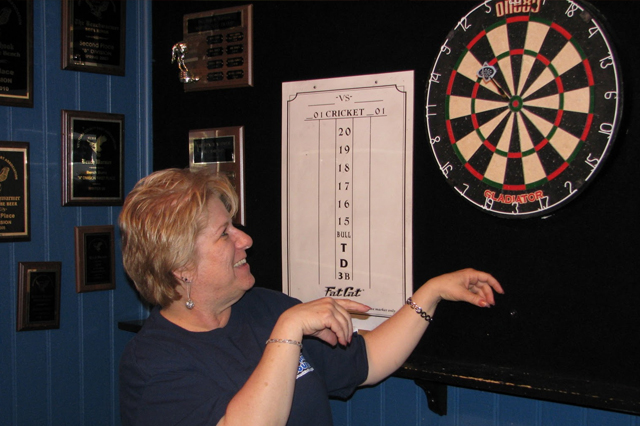
#> input picture images/dart0.jpg, 640 x 426 px; its folder holds only this picture in this run
$ python 'Q3_better small circ.py'   (older library calls are emulated)
#> lines starting #> are read from the running program, lines starting #| are printed output that depends on the picture; after the words box and inside, x2 and y2 are one past the last pixel; in counts of white or black regions, pixels touching at a corner belong together
import matplotlib.pyplot as plt
import numpy as np
import cv2
import math
import time

for i in range (0,16):

    # location = "../images/dart.bmp"
    location = str("../images/dart") + str(i) + str(".jpg")
    imgcol = cv2.imread(location)
#> imgcol is the input picture: shape (426, 640, 3); mean B, G, R 55.7, 56.9, 65.9
    img = np.array(cv2.cvtColor(imgcol, cv2.COLOR_BGR2GRAY))
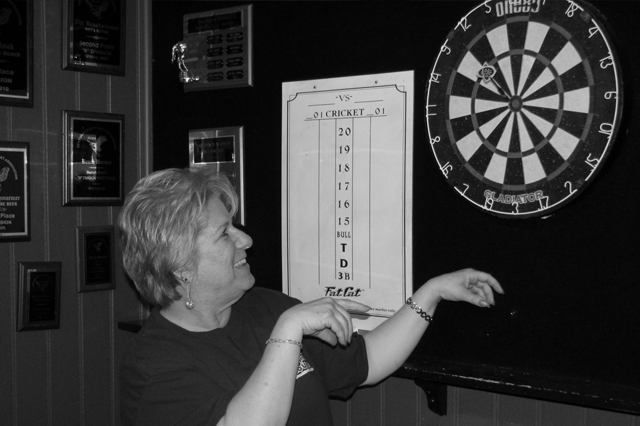
#> img: shape (426, 640); min 0, max 251, mean 59.4

    #implement own sobel operator***********************************
    sobelx = cv2.Sobel(img,cv2.CV_64F,1,0,ksize=3)
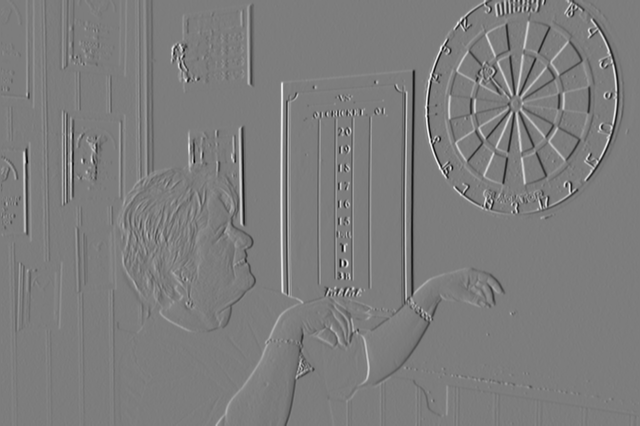
#> sobelx: shape (426, 640) float64; min -815, max 843, mean -0.3; drawn with min black and max white
    sobely = cv2.Sobel(img,cv2.CV_64F,0,1,ksize=3)
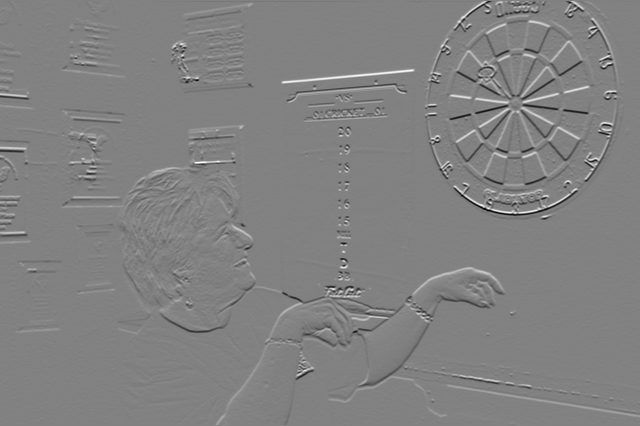
#> sobely: shape (426, 640) float64; min -775, max 748, mean 0.6; drawn with min black and max white

    (M,N) = sobelx.shape
#> M = 426; N = 640
    grad = np.zeros((M,N))
    direc = np.zeros((M,N))
    thresh = np.sum(img)/(N*M)
#> thresh = 59.44

    for m in range (0,M): #m = y
        for n in range  (0,N): # n = x
            grad[m,n] = math.sqrt(sobelx[m,n]**2 + sobely[m,n]**2)
            if sobelx[m,n] == 0: # to prevent division by zero in direc
                sobelx[m,n]= 1*10**(-5)
            direc[m,n] = np.arctan(sobely[m,n]/sobelx[m,n])
            if grad[m,n]>thresh:
                grad[m,n] = 255
            else:
                grad[m,n] = 0
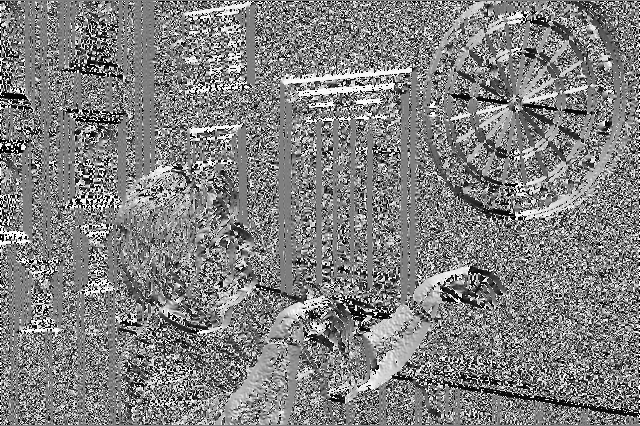
#> direc: shape (426, 640) float64; min -1.57, max 1.57, mean 0.0181; drawn with min black and max white
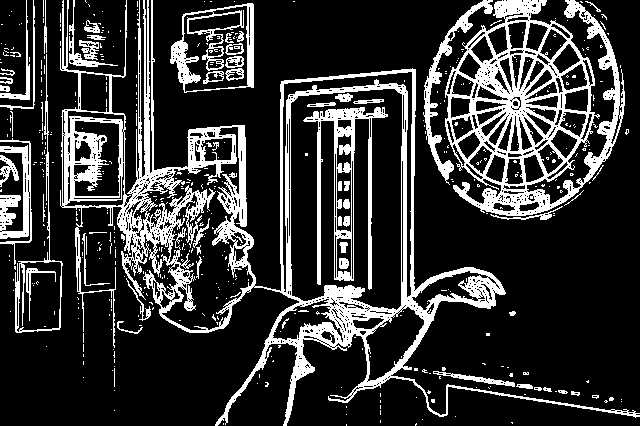
#> grad: shape (426, 640) float64; 20.6% white; 478 white regions (419 under 20 px), largest, box (x1, y1, x2, y2) and area: (60, 0, 640, 426) 27088, (445, 0, 625, 216) 13236, (303, 107, 388, 290) 3340
#> sobelx: shape (426, 640) float64; 5.64% of pixels changed, all inside (x1, y1, x2, y2) = (0, 0, 640, 426)
    # grad = cv2.Canny(img, thresh*0.5, thresh*2, 3 )

    saveloc1 = (str("edgedetected/dartedge" + str(i) + str(".jpg")))
    cv2.imwrite(saveloc1,grad)
    print("image saved")
    # In[136]:


    #Hough Circle

    #assuming the full board has to be in the image and the board isn't distorted.
    maxrad = 100 #int(max(M,N)) #rad of largest circle
    nc =  maxrad #numcir

    stime = time.time()
    rad = np.zeros(nc)
    for a in range (10,nc): # not zero to stop detection of tiny dots
        rad[a] = (a+1)*maxrad/nc

    Hxyr = np.zeros ((M,N,nc))
    total= M*N
#> total = 272640

    #eventhough we start in the top right corner, flipping and rotating the space doesnt affect the result
    #if we use many values of theta and if there is a edge at that grad(x0,y0) then H(x0,y0,r) + 1???
    for m in range (0,M): #y
        for n in range (0,N): #x
            if grad[m,n] == 255:
                for r in rad:
                    # optimisation of the for loop to only cater for the top left quarter of a circle to its center
                    y0 = int(np.round(m + r*math.sin(direc[m,n])))
    #                 y1 = int(np.round(m - r*math.sin(direc[m,n])))
                    x0 = int(np.round(n + r*math.cos(direc[m,n])))
    #                 x1 = int(np.round(n - r*math.cos(direc[m,n])))

                    y1 = int(np.round(m + r*math.sin(direc[m,n]+math.pi/180)))
                    x1 = int(np.round(n + r*math.cos(direc[m,n]+math.pi/180)))
#> (the run stopped early here; a loop or call above may not have finished)
